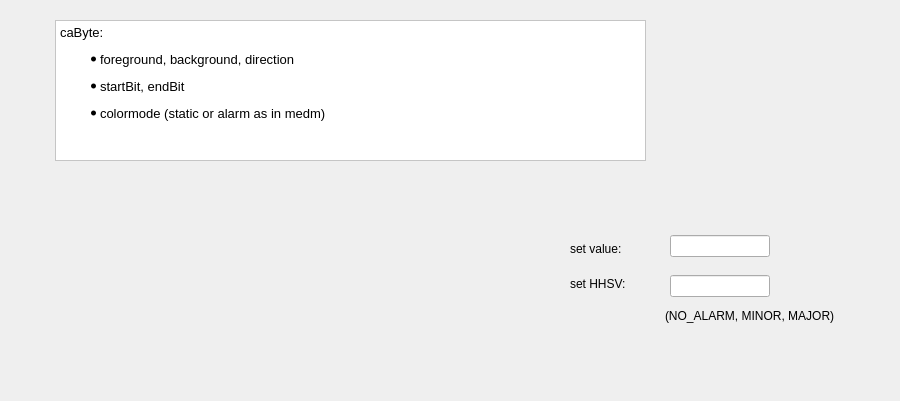
      <widget class="QWidget" name="tab_23">
       <attribute name="title">
        <string>caByte</string>
       </attribute>
       <widget class="caByte" name="caByte_7">
        <property name="geometry">
         <rect>
          <x>525</x>
          <y>215</y>
          <width>15</width>
          <height>177</height>
         </rect>
        </property>
        <property name="channel" stdset="0">
         <string>QTDM:TEST:LO</string>
        </property>
        <property name="direction">
         <enum>caByte::Down</enum>
        </property>
        <property name="startBit">
         <number>0</number>
        </property>
        <property name="endBit">
         <number>9</number>
        </property>
        <property name="colorMode">
         <enum>caByte::Static</enum>
        </property>
        <property name="foreground" stdset="0">
         <color>
          <red>253</red>
          <green>0</green>
          <blue>0</blue>
         </color>
        </property>
        <property name="background" stdset="0">
         <color>
          <red>60</red>
          <green>180</green>
          <blue>32</blue>
         </color>
        </property>
       </widget>
       <widget class="caByte" name="caByte_8">
        <property name="geometry">
         <rect>
          <x>640</x>
          <y>350</y>
          <width>251</width>
          <height>21</height>
         </rect>
        </property>
        <property name="channel" stdset="0">
         <string>QTDM:TEST:LO</string>
        </property>
        <property name="direction">
         <enum>caByte::Right</enum>
        </property>
        <property name="startBit">
         <number>0</number>
        </property>
        <property name="endBit">
         <number>9</number>
        </property>
        <property name="colorMode">
         <enum>caByte::Alarm</enum>
        </property>
        <property name="foreground" stdset="0">
         <color>
          <red>253</red>
          <green>0</green>
          <blue>0</blue>
         </color>
        </property>
        <property name="background" stdset="0">
         <color>
          <red>0</red>
          <green>0</green>
          <blue>255</blue>
         </color>
        </property>
       </widget>
       <widget class="QTextEdit" name="textEdit_20">
        <property name="geometry">
         <rect>
          <x>55</x>
          <y>20</y>
          <width>591</width>
          <height>141</height>
         </rect>
        </property>
        <property name="styleSheet">
         <string notr="true">
QWidget {background: white;} </string>
        </property>
        <property name="html">
         <string>&lt;!DOCTYPE HTML PUBLIC &quot;-//W3C//DTD HTML 4.0//EN&quot; &quot;http://www.w3.org/TR/REC-html40/strict.dtd&quot;&gt;
&lt;html&gt;&lt;head&gt;&lt;meta name=&quot;qrichtext&quot; content=&quot;1&quot; /&gt;&lt;style type=&quot;text/css&quot;&gt;
p, li { white-space: pre-wrap; }
&lt;/style&gt;&lt;/head&gt;&lt;body style=&quot; font-family:'Sans Serif'; font-size:10pt; font-weight:400; font-style:normal;&quot;&gt;
&lt;p style=&quot; margin-top:0px; margin-bottom:0px; margin-left:0px; margin-right:0px; -qt-block-indent:0; text-indent:0px;&quot;&gt;caByte: &lt;/p&gt;
&lt;ul style=&quot;margin-top: 0px; margin-bottom: 0px; margin-left: 0px; margin-right: 0px; -qt-list-indent: 1;&quot;&gt;&lt;li style=&quot; margin-top:12px; margin-bottom:0px; margin-left:0px; margin-right:0px; -qt-block-indent:0; text-indent:0px;&quot;&gt;foreground, background, direction&lt;/li&gt;&lt;/ul&gt;
&lt;ul style=&quot;margin-top: 0px; margin-bottom: 0px; margin-left: 0px; margin-right: 0px; -qt-list-indent: 1;&quot;&gt;&lt;li style=&quot; margin-top:12px; margin-bottom:0px; margin-left:0px; margin-right:0px; -qt-block-indent:0; text-indent:0px;&quot;&gt;startBit, endBit&lt;/li&gt;
&lt;li style=&quot; margin-top:12px; margin-bottom:0px; margin-left:0px; margin-right:0px; -qt-block-indent:0; text-indent:0px;&quot;&gt;colormode (static or alarm as in medm)&lt;/li&gt;&lt;/ul&gt;&lt;/body&gt;&lt;/html&gt;</string>
        </property>
       </widget>
       <widget class="caTextEntry" name="catextentry_5">
        <property name="geometry">
         <rect>
          <x>670</x>
          <y>235</y>
          <width>100</width>
          <height>22</height>
         </rect>
        </property>
        <property name="channel" stdset="0">
         <string notr="true">QTDM:TEST:LO</string>
        </property>
       </widget>
       <widget class="caTextEntry" name="catextentry_6">
        <property name="geometry">
         <rect>
          <x>670</x>
          <y>275</y>
          <width>100</width>
          <height>22</height>
         </rect>
        </property>
        <property name="channel" stdset="0">
         <string notr="true">QTDM:TEST:LO.HHSV </string>
        </property>
       </widget>
       <widget class="caLabel" name="calabel_13">
        <property name="geometry">
         <rect>
          <x>570</x>
          <y>235</y>
          <width>96</width>
          <height>28</height>
         </rect>
        </property>
        <property name="text">
         <string>set value:</string>
        </property>
        <property name="fontScaleMode">
         <enum>ESimpleLabel::WidthAndHeight</enum>
        </property>
        <property name="background">
         <color alpha="0">
          <red>160</red>
          <green>160</green>
          <blue>164</blue>
         </color>
        </property>
       </widget>
       <widget class="caLabel" name="calabel_14">
        <property name="geometry">
         <rect>
          <x>570</x>
          <y>270</y>
          <width>96</width>
          <height>28</height>
         </rect>
        </property>
        <property name="text">
         <string>set HHSV:</string>
        </property>
        <property name="fontScaleMode">
         <enum>ESimpleLabel::WidthAndHeight</enum>
        </property>
        <property name="background">
         <color alpha="0">
          <red>160</red>
          <green>160</green>
          <blue>164</blue>
         </color>
        </property>
       </widget>
       <widget class="caLabel" name="calabel_15">
        <property name="geometry">
         <rect>
          <x>665</x>
          <y>305</y>
          <width>211</width>
          <height>21</height>
         </rect>
        </property>
        <property name="text">
         <string>(NO_ALARM, MINOR, MAJOR)</string>
        </property>
        <property name="fontScaleMode">
         <enum>ESimpleLabel::WidthAndHeight</enum>
        </property>
        <property name="background">
         <color alpha="0">
          <red>160</red>
          <green>160</green>
          <blue>164</blue>
         </color>
        </property>
       </widget>
      </widget>
